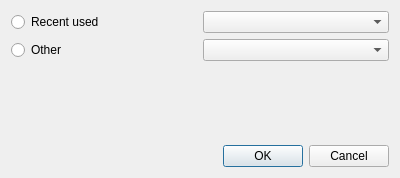
<?xml version="1.0" encoding="UTF-8"?>
<ui version="4.0">
 <class>AddDefaultUnitDialog</class>
 <widget class="QDialog" name="AddDefaultUnitDialog">
  <property name="geometry">
   <rect>
    <x>0</x>
    <y>0</y>
    <width>400</width>
    <height>178</height>
   </rect>
  </property>
  <property name="windowTitle">
   <string>Default unit for </string>
  </property>
  <layout class="QVBoxLayout" name="verticalLayout">
   <item>
    <layout class="QGridLayout" name="gridLayout">
     <item row="0" column="0">
      <widget class="QRadioButton" name="rbRecentUsed">
       <property name="text">
        <string>Recent used</string>
       </property>
      </widget>
     </item>
     <item row="0" column="1">
      <widget class="QComboBox" name="cbRecentUsed"/>
     </item>
     <item row="1" column="0">
      <widget class="QRadioButton" name="rbOther">
       <property name="text">
        <string>Other</string>
       </property>
      </widget>
     </item>
     <item row="1" column="1">
      <widget class="QComboBox" name="cbOther"/>
     </item>
    </layout>
   </item>
   <item>
    <spacer name="verticalSpacer">
     <property name="orientation">
      <enum>Qt::Vertical</enum>
     </property>
     <property name="sizeHint" stdset="0">
      <size>
       <width>20</width>
       <height>45</height>
      </size>
     </property>
    </spacer>
   </item>
   <item>
    <widget class="QDialogButtonBox" name="buttonBox">
     <property name="orientation">
      <enum>Qt::Horizontal</enum>
     </property>
     <property name="standardButtons">
      <set>QDialogButtonBox::Cancel|QDialogButtonBox::Ok</set>
     </property>
    </widget>
   </item>
  </layout>
 </widget>
 <resources/>
 <connections>
  <connection>
   <sender>buttonBox</sender>
   <signal>accepted()</signal>
   <receiver>AddDefaultUnitDialog</receiver>
   <slot>accept()</slot>
   <hints>
    <hint type="sourcelabel">
     <x>248</x>
     <y>254</y>
    </hint>
    <hint type="destinationlabel">
     <x>157</x>
     <y>274</y>
    </hint>
   </hints>
  </connection>
  <connection>
   <sender>buttonBox</sender>
   <signal>rejected()</signal>
   <receiver>AddDefaultUnitDialog</receiver>
   <slot>reject()</slot>
   <hints>
    <hint type="sourcelabel">
     <x>316</x>
     <y>260</y>
    </hint>
    <hint type="destinationlabel">
     <x>286</x>
     <y>274</y>
    </hint>
   </hints>
  </connection>
 </connections>
</ui>
